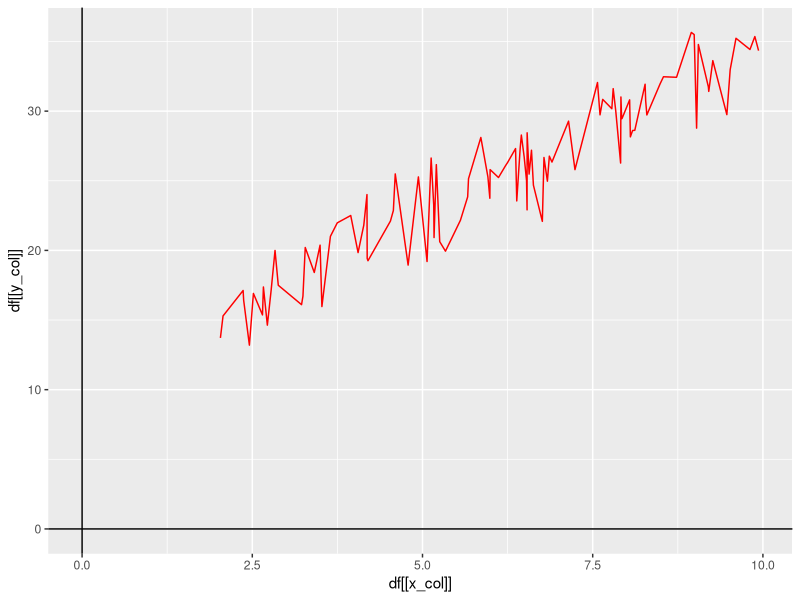

The R script that drew this image:
library(ggplot2)
library(tibble)

n <- 100L
x <- runif(100L, 2, 10)
y <- 10 + 2.5*x + 2*rnorm(n)
df <- data.table::as.data.table(cbind(x, y))

plot_line <- function(df, x_col, y_col, jitter = FALSE) {
  ggplot2::ggplot(data=df, mapping=ggplot2::aes(x=df[[x_col]])) +
    ggplot2::geom_line(mapping=ggplot2::aes(y=df[[y_col]]), col="red") +
    ggplot2::geom_hline(yintercept=0) +
    ggplot2::geom_vline(xintercept=0)
}

plot_line(df, "x", "y")
